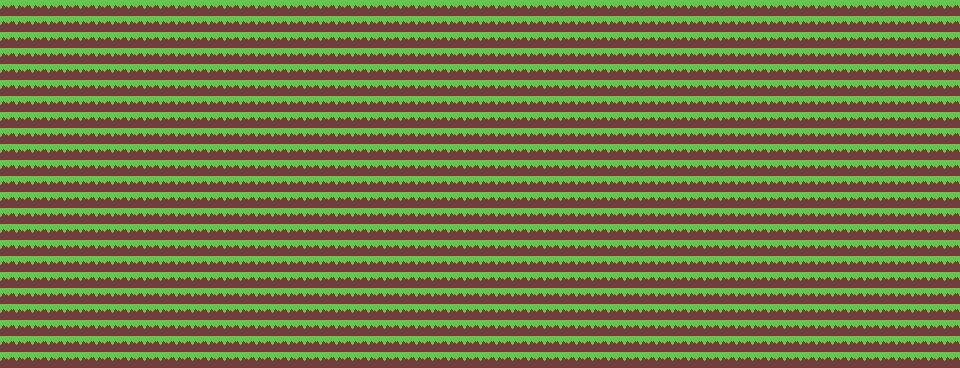

Tiled map render using the project's own tile images. Description and the whole map definition, tile-layer contents included, below:
An orthogonal 60x23 tile map with 16x16 px tiles, 1 tile layer (Tile Layer 1).

<map version="1.8" tiledversion="1.8.1" orientation="orthogonal" renderorder="right-down" width="60" height="23" tilewidth="16" tileheight="16" infinite="0" nextlayerid="2" nextobjectid="1">
 <tileset firstgid="1" source="grass.tsx" />
 <layer id="1" name="Tile Layer 1" width="60" height="23">
  <data encoding="csv">
1,1,1,1,1,1,1,1,1,1,1,1,1,1,1,1,1,1,1,1,1,1,1,1,1,1,1,1,1,1,1,1,1,1,1,1,1,1,1,1,1,1,1,1,1,1,1,1,1,1,1,1,1,1,1,1,1,1,1,1,
1,1,1,1,1,1,1,1,1,1,1,1,1,1,1,1,1,1,1,1,1,1,1,1,1,1,1,1,1,1,1,1,1,1,1,1,1,1,1,1,1,1,1,1,1,1,1,1,1,1,1,1,1,1,1,1,1,1,1,1,
1,1,1,1,1,1,1,1,1,1,1,1,1,1,1,1,1,1,1,1,1,1,1,1,1,1,1,1,1,1,1,1,1,1,1,1,1,1,1,1,1,1,1,1,1,1,1,1,1,1,1,1,1,1,1,1,1,1,1,1,
1,1,1,1,1,1,1,1,1,1,1,1,1,1,1,1,1,1,1,1,1,1,1,1,1,1,1,1,1,1,1,1,1,1,1,1,1,1,1,1,1,1,1,1,1,1,1,1,1,1,1,1,1,1,1,1,1,1,1,1,
1,1,1,1,1,1,1,1,1,1,1,1,1,1,1,1,1,1,1,1,1,1,1,1,1,1,1,1,1,1,1,1,1,1,1,1,1,1,1,1,1,1,1,1,1,1,1,1,1,1,1,1,1,1,1,1,1,1,1,1,
1,1,1,1,1,1,1,1,1,1,1,1,1,1,1,1,1,1,1,1,1,1,1,1,1,1,1,1,1,1,1,1,1,1,1,1,1,1,1,1,1,1,1,1,1,1,1,1,1,1,1,1,1,1,1,1,1,1,1,1,
1,1,1,1,1,1,1,1,1,1,1,1,1,1,1,1,1,1,1,1,1,1,1,1,1,1,1,1,1,1,1,1,1,1,1,1,1,1,1,1,1,1,1,1,1,1,1,1,1,1,1,1,1,1,1,1,1,1,1,1,
1,1,1,1,1,1,1,1,1,1,1,1,1,1,1,1,1,1,1,1,1,1,1,1,1,1,1,1,1,1,1,1,1,1,1,1,1,1,1,1,1,1,1,1,1,1,1,1,1,1,1,1,1,1,1,1,1,1,1,1,
1,1,1,1,1,1,1,1,1,1,1,1,1,1,1,1,1,1,1,1,1,1,1,1,1,1,1,1,1,1,1,1,1,1,1,1,1,1,1,1,1,1,1,1,1,1,1,1,1,1,1,1,1,1,1,1,1,1,1,1,
1,1,1,1,1,1,1,1,1,1,1,1,1,1,1,1,1,1,1,1,1,1,1,1,1,1,1,1,1,1,1,1,1,1,1,1,1,1,1,1,1,1,1,1,1,1,1,1,1,1,1,1,1,1,1,1,1,1,1,1,
1,1,1,1,1,1,1,1,1,1,1,1,1,1,1,1,1,1,1,1,1,1,1,1,1,1,1,1,1,1,1,1,1,1,1,1,1,1,1,1,1,1,1,1,1,1,1,1,1,1,1,1,1,1,1,1,1,1,1,1,
1,1,1,1,1,1,1,1,1,1,1,1,1,1,1,1,1,1,1,1,1,1,1,1,1,1,1,1,1,1,1,1,1,1,1,1,1,1,1,1,1,1,1,1,1,1,1,1,1,1,1,1,1,1,1,1,1,1,1,1,
1,1,1,1,1,1,1,1,1,1,1,1,1,1,1,1,1,1,1,1,1,1,1,1,1,1,1,1,1,1,1,1,1,1,1,1,1,1,1,1,1,1,1,1,1,1,1,1,1,1,1,1,1,1,1,1,1,1,1,1,
1,1,1,1,1,1,1,1,1,1,1,1,1,1,1,1,1,1,1,1,1,1,1,1,1,1,1,1,1,1,1,1,1,1,1,1,1,1,1,1,1,1,1,1,1,1,1,1,1,1,1,1,1,1,1,1,1,1,1,1,
1,1,1,1,1,1,1,1,1,1,1,1,1,1,1,1,1,1,1,1,1,1,1,1,1,1,1,1,1,1,1,1,1,1,1,1,1,1,1,1,1,1,1,1,1,1,1,1,1,1,1,1,1,1,1,1,1,1,1,1,
1,1,1,1,1,1,1,1,1,1,1,1,1,1,1,1,1,1,1,1,1,1,1,1,1,1,1,1,1,1,1,1,1,1,1,1,1,1,1,1,1,1,1,1,1,1,1,1,1,1,1,1,1,1,1,1,1,1,1,1,
1,1,1,1,1,1,1,1,1,1,1,1,1,1,1,1,1,1,1,1,1,1,1,1,1,1,1,1,1,1,1,1,1,1,1,1,1,1,1,1,1,1,1,1,1,1,1,1,1,1,1,1,1,1,1,1,1,1,1,1,
1,1,1,1,1,1,1,1,1,1,1,1,1,1,1,1,1,1,1,1,1,1,1,1,1,1,1,1,1,1,1,1,1,1,1,1,1,1,1,1,1,1,1,1,1,1,1,1,1,1,1,1,1,1,1,1,1,1,1,1,
1,1,1,1,1,1,1,1,1,1,1,1,1,1,1,1,1,1,1,1,1,1,1,1,1,1,1,1,1,1,1,1,1,1,1,1,1,1,1,1,1,1,1,1,1,1,1,1,1,1,1,1,1,1,1,1,1,1,1,1,
1,1,1,1,1,1,1,1,1,1,1,1,1,1,1,1,1,1,1,1,1,1,1,1,1,1,1,1,1,1,1,1,1,1,1,1,1,1,1,1,1,1,1,1,1,1,1,1,1,1,1,1,1,1,1,1,1,1,1,1,
1,1,1,1,1,1,1,1,1,1,1,1,1,1,1,1,1,1,1,1,1,1,1,1,1,1,1,1,1,1,1,1,1,1,1,1,1,1,1,1,1,1,1,1,1,1,1,1,1,1,1,1,1,1,1,1,1,1,1,1,
1,1,1,1,1,1,1,1,1,1,1,1,1,1,1,1,1,1,1,1,1,1,1,1,1,1,1,1,1,1,1,1,1,1,1,1,1,1,1,1,1,1,1,1,1,1,1,1,1,1,1,1,1,1,1,1,1,1,1,1,
1,1,1,1,1,1,1,1,1,1,1,1,1,1,1,1,1,1,1,1,1,1,1,1,1,1,1,1,1,1,1,1,1,1,1,1,1,1,1,1,1,1,1,1,1,1,1,1,1,1,1,1,1,1,1,1,1,1,1,1
</data>
 </layer>
</map>
